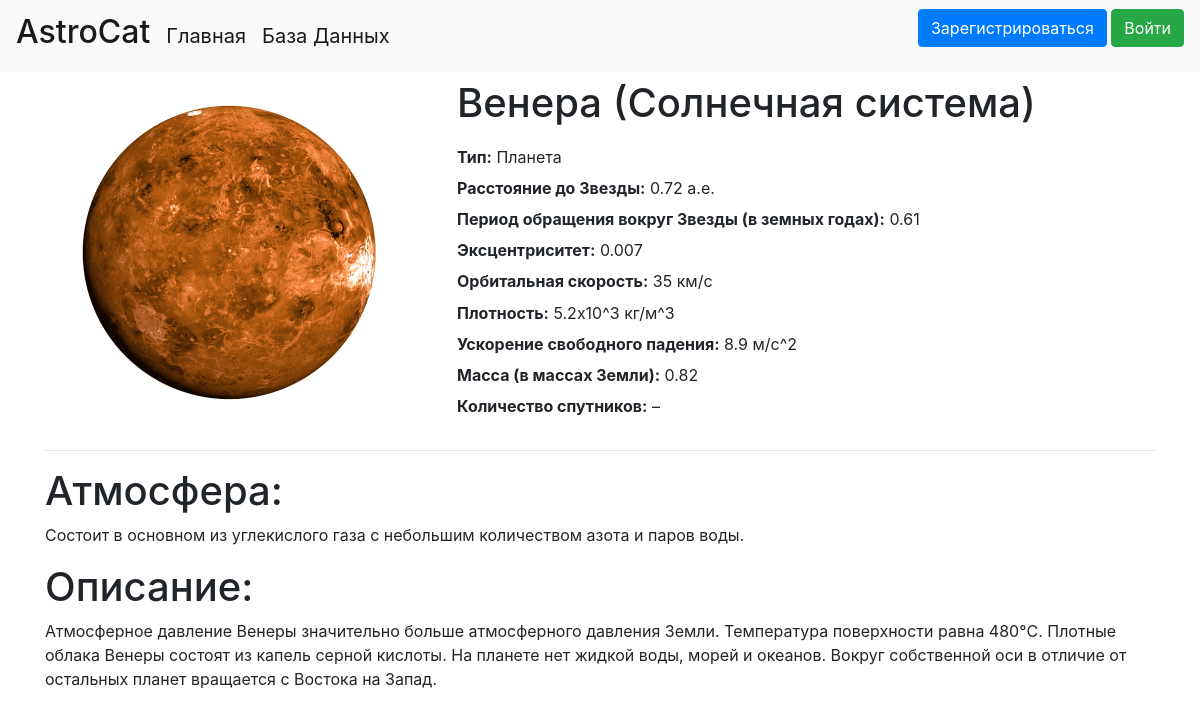
The app's page /space_object/Венера with its own data.
### data/space_objects.py (models this page shows, shortened)
class SpaceObject(SqlAlchemyBase, SerializerMixin):
    __tablename__ = 'space_objects'
    id = sqlalchemy.Column(sqlalchemy.Integer,
                           primary_key=True, autoincrement=True)
    name = sqlalchemy.Column(sqlalchemy.String, nullable=True, unique=True)  # название объекта
    space_type = sqlalchemy.Column(sqlalchemy.String, nullable=True)  # тип объекта
    radius = sqlalchemy.Column(sqlalchemy.Integer, nullable=True)  # расстояние до Звезды
    period = sqlalchemy.Column(sqlalchemy.Integer, nullable=True)  # период обращения вокруг Звезды
    ex = sqlalchemy.Column(sqlalchemy.Integer, nullable=True)  # эксцентриситет
    v = sqlalchemy.Column(sqlalchemy.Integer, nullable=True)  # орбитальная скорость
    p = sqlalchemy.Column(sqlalchemy.Integer, nullable=True)  # плотность поверхности
    g = sqlalchemy.Column(sqlalchemy.Integer, nullable=True)  # ускорение свободного падения
    m = sqlalchemy.Column(sqlalchemy.Integer, nullable=True)  # масса
    sputnik = sqlalchemy.Column(sqlalchemy.Integer, nullable=True)  # количество спутников
    atmosphere = sqlalchemy.Column(sqlalchemy.String, nullable=True)  # описание атмосферы
    about = sqlalchemy.Column(sqlalchemy.String, nullable=True)  # общее описание
    image_path = sqlalchemy.Column(sqlalchemy.String, nullable=True)  # путь к изображению объекта
    system = sqlalchemy.Column(sqlalchemy.Integer,
                               sqlalchemy.ForeignKey("space_systems.id"))  # id системы, в которой находится объект
    creator = sqlalchemy.Column(sqlalchemy.Integer, sqlalchemy.ForeignKey("users.id"))  # id создателя объекта
    created_date = sqlalchemy.Column(sqlalchemy.DateTime,
                                     default=datetime.datetime.now)  # дата создания объекта
    user = orm.relation('User')  # связываем с моделью пользователя
    space_system = orm.relation('SpaceSystem')  # связываем с модель системы

### data/space_systems.py (models this page shows, shortened)
class SpaceSystem(SqlAlchemyBase, SerializerMixin):
    __tablename__ = 'space_systems'
    id = sqlalchemy.Column(sqlalchemy.Integer,
                           primary_key=True, autoincrement=True)
    name = sqlalchemy.Column(sqlalchemy.String, nullable=True, unique=True)  # название звёздной системы
    galaxy = sqlalchemy.Column(sqlalchemy.String, nullable=True)  # название галактики, в которой находится система
    about = sqlalchemy.Column(sqlalchemy.String, nullable=True)  # описание звёздной системы
    creator = sqlalchemy.Column(sqlalchemy.Integer,
                                sqlalchemy.ForeignKey("users.id"))  # id создателя звёздной системы
    created_date = sqlalchemy.Column(sqlalchemy.DateTime,
                                     default=datetime.datetime.now)  # дата создания звёздной системы
    user = orm.relation('User')  # связываем с моделью пользователя
    space_objects = orm.relation('SpaceObject',
                                 back_populates='space_system')  # связываем с моделью космического объекта

### main.py (the view)
@app.route('/space_object/<name>')
def space_object_info(name):
    db_sess = db_session.create_session()
    space_object = db_sess.query(SpaceObject).filter(SpaceObject.name == name).first()  # поиск по имени
    if space_object:
        return render_template('space_object_info.html', title=space_object.name, space_object=space_object)
    return make_response(jsonify({'error': 'Not found'}), 404)  # если не найден

### data/db_session.py (called while the page is built)
def create_session() -> Session:
    global __factory
    return __factory()

### templates/space_object_info.html (shortened to what this page needs)
{% extends "base.html" %}
{% block content %}
<table>
    {% if space_object.image_path %}
    <tr>
        <td rowspan="12"><img src="{{space_object.image_path}}" alt="..."></td>
    </tr>
    {% endif %}
    <tr><td style="padding-left:50px"><h1>{{space_object.name}} ({{space_object.space_system.name}})</h1></td></tr>
    <tr><td style="padding-left:50px"><b>Тип:</b> {{space_object.space_type}}</td></tr>
    {% if space_object.radius %}
        <tr><td style="padding-left:50px"><b>Расстояние до Звезды:</b> {{space_object.radius}} а.е.</td></tr>
    {% else %}
        <tr><td style="padding-left:50px"><b>Расстояние до Звезды:</b> –</td></tr>
    {% endif %}
    {% if space_object.period %}
        <tr>
            <td style="padding-left:50px">
                <b>Период обращения вокруг Звезды (в земных годах):</b> {{space_object.period}}
            </td>
        </tr>
    {% else %}
        <tr><td style="padding-left:50px"><b>Период обращения вокруг Звезды (в земных годах):</b> –</td></tr>
    {% endif %}
    {% if space_object.ex %}
        <tr>
            <td style="padding-left:50px">
                <b>Эксцентриситет:</b> {{space_object.ex}}
            </td>
        </tr>
    {% else %}
        <tr><td style="padding-left:50px"><b>Эксцентриситет:</b> –</td></tr>
    {% endif %}
    {% if space_object.v %}
        <tr>
            <td style="padding-left:50px">
                <b>Орбитальная скорость:</b> {{space_object.v}} км/с
            </td>
        </tr>
    {% else %}
        <tr><td style="padding-left:50px"><b>Орбитальная скорость:</b> –</td></tr>
    {% endif %}
    {% if space_object.p %}
        <tr>
            <td style="padding-left:50px">
                <b>Плотность:</b> {{space_object.p}}x10^3 кг/м^3
            </td>
        </tr>
    {% else %}
        <tr><td style="padding-left:50px"><b>Плотность:</b> –</td></tr>
    {% endif %}
    {% if space_object.g %}
        <tr>
            <td style="padding-left:50px">
                <b>Ускорение свободного падения:</b> {{space_object.g}} м/с^2
            </td>
        </tr>
    {% else %}
        <tr><td style="padding-left:50px"><b>Ускорение свободного падения:</b> –</td></tr>
    {% endif %}
    {% if space_object.m %}
        <tr>
            <td style="padding-left:50px">
                <b>Масса (в массах Земли):</b> {{space_object.m}}
            </td>
        </tr>
    {% else %}
        <tr><td style="padding-left:50px"><b>Масса (в массах Земли):</b> –</td></tr>
    {% endif %}
    {% if space_object.sputnik %}
        <tr>
            <td style="padding-left:50px">
                <b>Количество спутников:</b> {{space_object.sputnik}}
            </td>
        </tr>
    {% else %}
        <tr><td style="padding-left:50px"><b>Количество спутников:</b> –</td></tr>
    {% endif %}
    <tr><td style="padding-left:50px;padding-top:10px">
    </td></tr>
</table>
<hr>
<h1>Атмосфера:</h1>
<p>{{space_object.atmosphere}}</p>
<h1>Описание:</h1>
<p>{{space_object.about}}</p>
{% endblock %}

### records on screen
SpaceObject: image_path (picture), name "Венера", space_type "Планета", radius "0.72", period "0.61", ex "0.007", v "35", p "5.2", g "8.9", m "0.82", atmosphere "Состоит в основном из углекислого газа с небольшим количеством азота и паров воды.", about "Атмосферное давление Венеры значительно больше атмосферного давления Земли. Температура поверхности равна 480°C. Плотные облака Венеры состоят из капель серной кислоты. На планете нет жидкой воды, морей и океанов. Вокруг собственной оси в отличие от остальных планет вращается с Востока на Запад."
SpaceSystem: space_system.name "Солнечная система"
